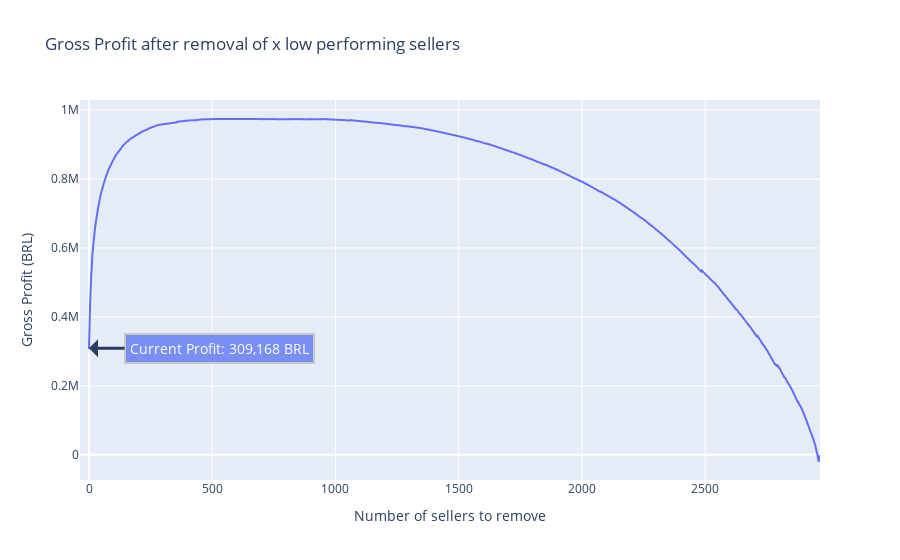

The notebook cell saved with this chart:
### Markdown cell above
### Current status: 3,000 sellers, 300,000 BRL Gross Profit

### Code cell
plot_profit(option='current')

### Figure 1 — Plotly figure (JSON) as saved in the notebook; plotly's stock layout.template omitted (floating-point values rounded to 4 significant figures; data arrays with more than 128 entries replaced by an {"elided": "..."} marker saying what was removed)
{"data": [{"hovertemplate": "Number of sellers to remove=%{x}<br>Gross Profit (BRL)=%{y}<extra></extra>", "legendgroup": "", "line": {"color": "#636efa", "dash": "solid"}, "marker": {"symbol": "circle"}, "mode": "lines", "name": "", "showlegend": false, "type": "scattergl", "x": {"elided": "2967 int values"}, "xaxis": "x", "y": {"elided": "2967 int values"}, "yaxis": "y"}], "layout": {"annotations": [{"arrowhead": 1, "arrowwidth": 3, "ax": 130, "ay": 0, "bgcolor": "#7a8ff5", "bordercolor": "#c7c7c7", "borderpad": 4, "borderwidth": 2, "font": {"color": "#ffffff", "size": 14}, "showarrow": true, "text": "Current Profit: 309,168 BRL", "x": 0, "xref": "x", "y": 309168, "yref": "y"}], "legend": {"tracegroupgap": 0}, "title": {"text": "  Gross Profit after removal of x low performing sellers"}, "xaxis": {"anchor": "y", "domain": [0, 1], "title": {"text": "Number of sellers to remove"}}, "yaxis": {"anchor": "x", "domain": [0, 1], "title": {"text": "Gross Profit (BRL)"}}}}
